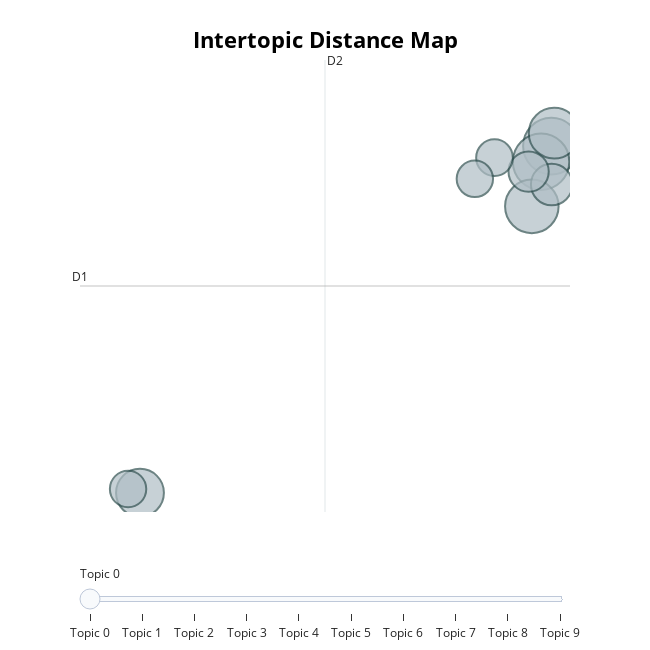

The notebook cell this image was saved under:
### Code cell
model.visualize_topics()

### Figure 1 — Plotly figure (JSON) as saved in the notebook; plotly's stock layout.template omitted (floating-point values rounded to 4 significant figures)
{"data": [{"customdata": [[0, "putin | he | is | the | to", 162], [1, "nato | the | to | ukraine | russia", 161], [2, "pentagon | aircraft | https | co | air", 145], [3, "test | missile | icbm | ballistic | intercontinental", 130], [4, "mariupol | https | co | predicts | ally", 116], [5, "invaded | mercenaries | russia | the | ukraine", 87], [6, "le | france | papa | blinken | eu", 82], [7, "china | taiwan | the | to | and", 68], [8, "israel | palestine | the | and | is", 67], [9, "mariupol | commander | last | days | facing", 67]], "hovertemplate": "<b>Topic %{customdata[0]}</b><br>Words: %{customdata[1]}<br>Size: %{customdata[2]}", "legendgroup": "", "marker": {"color": "#B0BEC5", "line": {"color": "DarkSlateGrey", "width": 2}, "size": [162, 161, 145, 130, 116, 87, 82, 68, 67, 67], "sizemode": "area", "sizeref": 0.1013, "symbol": "circle"}, "mode": "markers", "name": "", "orientation": "v", "showlegend": false, "type": "scatter", "x": [2.889, 2.6, 2.34, 2.967, -8.664, 2.897, 2.25, 1.291, 0.7403, -8.999], "xaxis": "x", "y": [21.49, 20.78, 18.76, 22.07, 5.796, 19.75, 20.33, 20.96, 20.01, 5.969], "yaxis": "y"}], "layout": {"annotations": [{"showarrow": false, "text": "D1", "x": -10.35, "y": 15.16, "yshift": 10}, {"showarrow": false, "text": "D2", "x": -3.468, "xshift": 10, "y": 25.39}], "height": 650, "hoverlabel": {"bgcolor": "white", "font": {"family": "Rockwell", "size": 16}}, "legend": {"itemsizing": "constant", "tracegroupgap": 0}, "margin": {"t": 60}, "shapes": [{"line": {"color": "#CFD8DC", "width": 2}, "type": "line", "x0": -3.468, "x1": -3.468, "y0": 4.927, "y1": 25.39}, {"line": {"color": "#9E9E9E", "width": 2}, "type": "line", "x0": -10.35, "x1": 3.412, "y0": 15.16, "y1": 15.16}], "sliders": [{"active": 0, "pad": {"t": 50}, "steps": [{"args": [{"marker.color": [["red", "#B0BEC5", "#B0BEC5", "#B0BEC5", "#B0BEC5", "#B0BEC5", "#B0BEC5", "#B0BEC5", "#B0BEC5", "#B0BEC5"]]}], "label": "Topic 0", "method": "update"}, {"args": [{"marker.color": [["#B0BEC5", "red", "#B0BEC5", "#B0BEC5", "#B0BEC5", "#B0BEC5", "#B0BEC5", "#B0BEC5", "#B0BEC5", "#B0BEC5"]]}], "label": "Topic 1", "method": "update"}, {"args": [{"marker.color": [["#B0BEC5", "#B0BEC5", "red", "#B0BEC5", "#B0BEC5", "#B0BEC5", "#B0BEC5", "#B0BEC5", "#B0BEC5", "#B0BEC5"]]}], "label": "Topic 2", "method": "update"}, {"args": [{"marker.color": [["#B0BEC5", "#B0BEC5", "#B0BEC5", "red", "#B0BEC5", "#B0BEC5", "#B0BEC5", "#B0BEC5", "#B0BEC5", "#B0BEC5"]]}], "label": "Topic 3", "method": "update"}, {"args": [{"marker.color": [["#B0BEC5", "#B0BEC5", "#B0BEC5", "#B0BEC5", "red", "#B0BEC5", "#B0BEC5", "#B0BEC5", "#B0BEC5", "#B0BEC5"]]}], "label": "Topic 4", "method": "update"}, {"args": [{"marker.color": [["#B0BEC5", "#B0BEC5", "#B0BEC5", "#B0BEC5", "#B0BEC5", "red", "#B0BEC5", "#B0BEC5", "#B0BEC5", "#B0BEC5"]]}], "label": "Topic 5", "method": "update"}, {"args": [{"marker.color": [["#B0BEC5", "#B0BEC5", "#B0BEC5", "#B0BEC5", "#B0BEC5", "#B0BEC5", "red", "#B0BEC5", "#B0BEC5", "#B0BEC5"]]}], "label": "Topic 6", "method": "update"}, {"args": [{"marker.color": [["#B0BEC5", "#B0BEC5", "#B0BEC5", "#B0BEC5", "#B0BEC5", "#B0BEC5", "#B0BEC5", "red", "#B0BEC5", "#B0BEC5"]]}], "label": "Topic 7", "method": "update"}, {"args": [{"marker.color": [["#B0BEC5", "#B0BEC5", "#B0BEC5", "#B0BEC5", "#B0BEC5", "#B0BEC5", "#B0BEC5", "#B0BEC5", "red", "#B0BEC5"]]}], "label": "Topic 8", "method": "update"}, {"args": [{"marker.color": [["#B0BEC5", "#B0BEC5", "#B0BEC5", "#B0BEC5", "#B0BEC5", "#B0BEC5", "#B0BEC5", "#B0BEC5", "#B0BEC5", "red"]]}], "label": "Topic 9", "method": "update"}]}], "title": {"font": {"color": "Black", "size": 22}, "text": "<b>Intertopic Distance Map", "x": 0.5, "xanchor": "center", "y": 0.95, "yanchor": "top"}, "width": 650, "xaxis": {"anchor": "y", "domain": [0, 1], "range": [-10.35, 3.412], "title": {"text": ""}, "visible": false}, "yaxis": {"anchor": "x", "domain": [0, 1], "range": [4.927, 25.39], "title": {"text": ""}, "visible": false}}}
